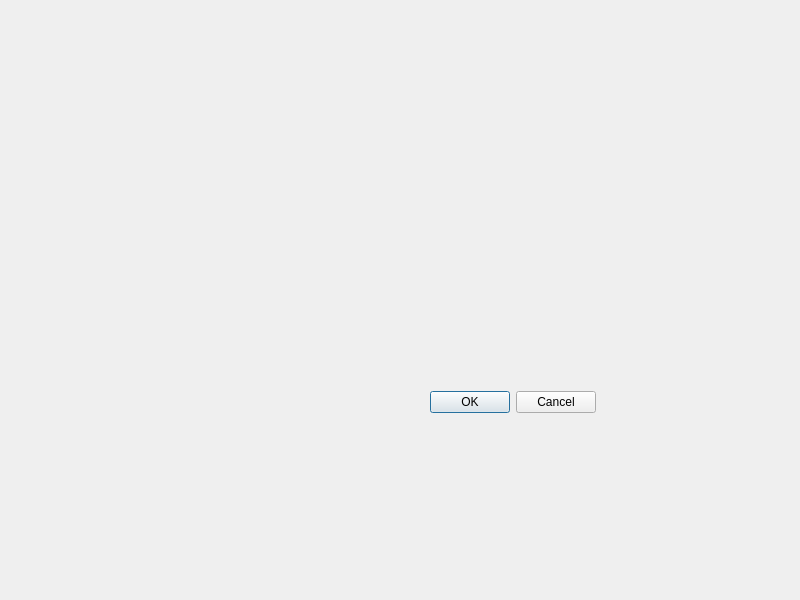
<?xml version="1.0" encoding="UTF-8"?>
<ui version="4.0">
 <class>ConfigSerialPort</class>
 <widget class="QDialog" name="ConfigSerialPort">
  <property name="geometry">
   <rect>
    <x>0</x>
    <y>0</y>
    <width>800</width>
    <height>600</height>
   </rect>
  </property>
  <property name="windowTitle">
   <string>ConfigSerialPort</string>
  </property>
  <widget class="QDialogButtonBox" name="buttonBox">
   <property name="geometry">
    <rect>
     <x>430</x>
     <y>390</y>
     <width>166</width>
     <height>24</height>
    </rect>
   </property>
   <property name="standardButtons">
    <set>QDialogButtonBox::Cancel|QDialogButtonBox::Ok</set>
   </property>
  </widget>
 </widget>
 <resources/>
 <connections/>
</ui>
